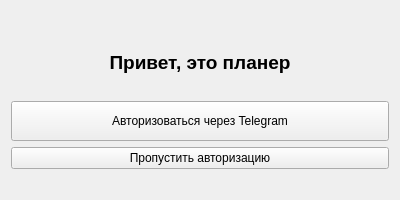
<?xml version="1.0" encoding="UTF-8"?>
<ui version="4.0">
 <class>WelcomeWindow</class>
 <widget class="QWidget" name="WelcomeWindow">
  <property name="geometry">
   <rect>
    <x>0</x>
    <y>0</y>
    <width>400</width>
    <height>200</height>
   </rect>
  </property>
  <property name="windowTitle">
   <string>Приветствие</string>
  </property>
  <layout class="QVBoxLayout" name="verticalLayout">
   <item>
    <spacer name="verticalSpacerTop">
     <property name="orientation">
      <enum>Qt::Orientation::Vertical</enum>
     </property>
     <property name="sizeHint" stdset="0">
      <size>
       <width>20</width>
       <height>40</height>
      </size>
     </property>
    </spacer>
   </item>
   <item>
    <widget class="QLabel" name="labelGreeting">
     <property name="font">
      <font>
       <pointsize>14</pointsize>
       <bold>true</bold>
      </font>
     </property>
     <property name="text">
      <string>Привет, это планер</string>
     </property>
     <property name="alignment">
      <set>Qt::AlignmentFlag::AlignCenter</set>
     </property>
    </widget>
   </item>
   <item>
    <spacer name="verticalSpacerMiddle">
     <property name="orientation">
      <enum>Qt::Orientation::Vertical</enum>
     </property>
     <property name="sizeHint" stdset="0">
      <size>
       <width>20</width>
       <height>20</height>
      </size>
     </property>
    </spacer>
   </item>
   <item>
    <widget class="QPushButton" name="btnAuth">
     <property name="minimumSize">
      <size>
       <width>0</width>
       <height>40</height>
      </size>
     </property>
     <property name="text">
      <string>Авторизоваться через Telegram</string>
     </property>
    </widget>
   </item>
   <item>
    <widget class="QPushButton" name="btnSkip">
     <property name="maximumSize">
      <size>
       <width>16777215</width>
       <height>30</height>
      </size>
     </property>
     <property name="text">
      <string>Пропустить авторизацию</string>
     </property>
    </widget>
   </item>
   <item>
    <spacer name="verticalSpacerBottom">
     <property name="orientation">
      <enum>Qt::Orientation::Vertical</enum>
     </property>
     <property name="sizeHint" stdset="0">
      <size>
       <width>20</width>
       <height>20</height>
      </size>
     </property>
    </spacer>
   </item>
  </layout>
 </widget>
 <resources/>
 <connections/>
</ui>
